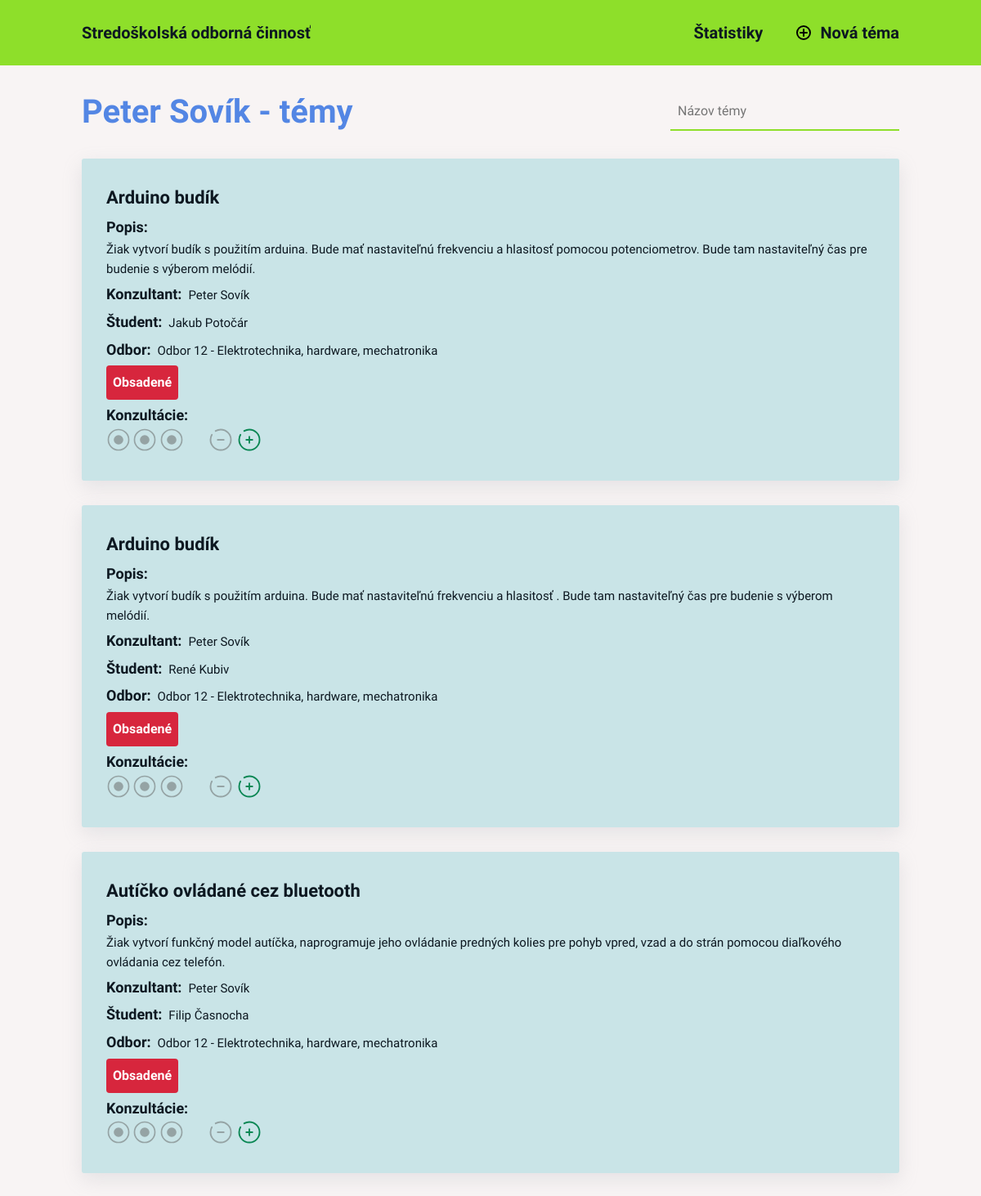
Before: /ucitel/24 with the older database file.
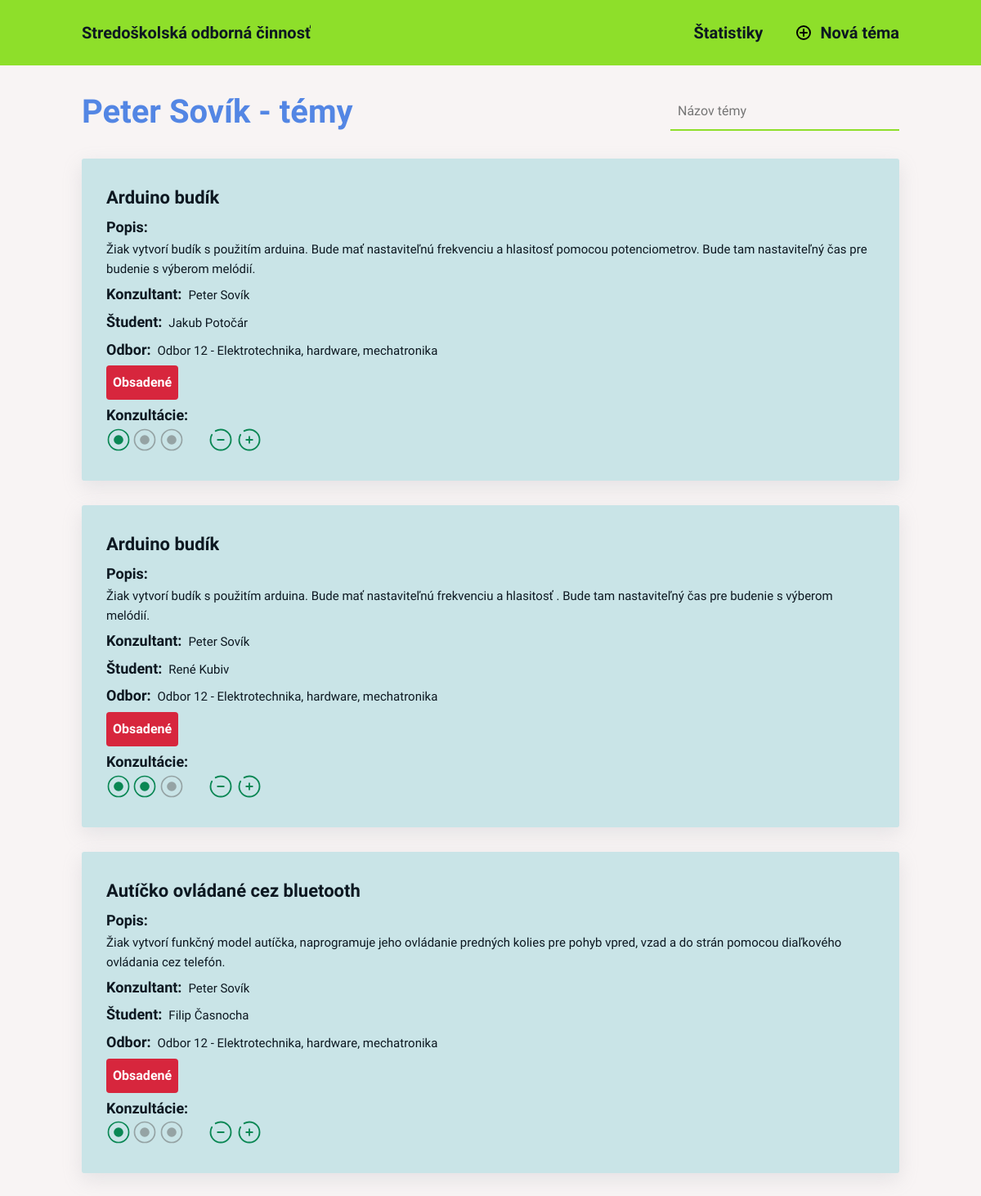
After: the same page with the newer database file.
### soc/models.py (models this page shows, shortened)
class Ucitel(models.Model):
    meno = models.CharField(max_length=16)
    priezvisko = models.CharField(max_length=32)
    email = models.EmailField(max_length=254)
    heslo = models.CharField(max_length=255)
    class Meta:
        verbose_name = "Učiteľ"
        verbose_name_plural = "Učitelia"
        ordering = ["priezvisko"]
    def __str__(self) -> str:
        return f"{self.meno} {self.priezvisko}"

class Tema(models.Model):
    nazov = models.CharField(max_length=64)
    popis = models.TextField()
    konzultant = models.ForeignKey(Ucitel, on_delete=models.CASCADE)
    student = models.ForeignKey(Student, blank=True, null=True, on_delete=models.CASCADE)
    odbor = models.ForeignKey(Odbor, on_delete=models.CASCADE)
    dostupnost = models.ForeignKey(Dostupnost, default=get_default_availability, on_delete=models.CASCADE)
    pocet_konzultacii = models.IntegerField(default=0)
    class Meta:
        verbose_name = "Téma"
        verbose_name_plural = "Témy"
        ordering = ["-dostupnost", "nazov"]

class Student(models.Model):
    meno = models.CharField(max_length=16)
    priezvisko = models.CharField(max_length=32)
    trieda = models.ForeignKey(Trieda, on_delete=models.CASCADE)
    email = models.EmailField(max_length=254)
    heslo = models.CharField(max_length=255)
    class Meta:
        verbose_name = "Študent"
        verbose_name_plural = "Študenti"
        ordering = ["priezvisko"]
    def __str__(self) -> str:
        return f"{self.meno} {self.priezvisko}"

class Odbor(models.Model):
    nazov = models.CharField(max_length=64)
    class Meta:
        verbose_name = "Odbor"
        verbose_name_plural = "Odbory"
        ordering = ["nazov"]
    def __str__(self) -> str:
        return f"{self.nazov}"

class Dostupnost(models.Model):
    nazov = models.CharField(max_length=32)
    class Meta:
        verbose_name = "Dostupnosť"
        verbose_name_plural = "Dostupnosti"
        ordering = ["nazov"]
    def __str__(self) -> str:
        return f"{self.nazov}"

### soc/views.py (the view)
# urls.py: path('ucitel/<int:pk>', views.ucitel, name="ucitel"),
def ucitel(request, pk):
    if request.method == "GET":
        ucitel = get_object_or_404(Ucitel, id=pk)
        temy = Tema.objects.filter(konzultant=ucitel).order_by("dostupnost_id", "nazov")
        range_filter = list(range(1, 4))
        return render(request, "soc/teacher.html", {
            "ucitel" : ucitel,
            "temy" : temy,
            "range_filter" : range_filter
        })

### soc/templates/soc/teacher.html (shortened to what this page needs)
{% extends "base.html" %}
{% load static %}
{% block style %}
<link rel="stylesheet" href="{% static "soc/css/teacher.css" %}">
{% endblock style %}
{% block content %}
    <div class="heading-container">
        <h1 class="heading-primary teacher-heading">{{ucitel}} - témy</h1>
        <div class="search-group">
            <input type="text" placeholder="Názov témy" class="input" id="topic-name" name="topic-name">
        </div>
    </div>
    <div class="overview">
        {% if temy %}
            {% for tema in temy %}
                <div class="overview-item">
                    <h2 class="heading-secondary"><a href="#" class="link topic">{{tema.nazov}}</a></h2>
                    <div class="description-container info-container">
                        <h3 class="heading-tertiary">Popis:</h3>
                        <div class="description-text info-text">{{tema.popis}}</div>
                    </div>
                    <div class="consultant-container info-container inline-container">
                        <h3 class="heading-tertiary">Konzultant:</h3>
                        <div class="info-text teacher" data-id="{{ tema.konzultant.id }}"><a href="{% url "ucitel" tema.konzultant.id %}" class="link">{{tema.konzultant}}</a></div>
                    </div>
                    <div class="student-container info-container inline-container">
                        <h3 class="heading-tertiary">Študent:</h3>
                        <div class="info-text student" data-id="{{ tema.student.id }}">
                            {% if tema.student == None %}
                            ---
                            {% else %}
                            <a href="{% url "student" tema.student.id %}" class="link">{{tema.student}}</a>
                            {% endif %}
                        </div>
                    </div>
                    <div class="department-container info-container inline-container">
                        <h3 class="heading-tertiary">Odbor:</h3>
                        <div class="info-text department" data-id="{{ tema.odbor.id }}">{{tema.odbor}}</div>
                    </div>
                    <div class="info-container availability-container">
                        <div class="availability
                                {% if tema.dostupnost.nazov == 'Obsadené' %}occupied{% endif %}
                                {% if tema.dostupnost.nazov == 'Čaká na schválenie' %}pending{% endif %} "
                            data-id="{{ tema.dostupnost.id }}">
                            {{ tema.dostupnost }}
                        </div>
                    </div>
                    {% if tema.dostupnost.nazov == "Obsadené" %}
                        <div class="info-container consultations-container">
                            <h3 class="heading-tertiary">Konzultácie: </h3>
                            <div class="consultations">
                                <div class="consultations-icons">
                                </div>
                                <div class="consultations-buttons">
                                    <form method="POST" class="consultations-form">
                                        <div class="button minus-button">
                                        </div>
                                        <div class="button plus-button">
                                        </div>
                                    </form>
                                </div>
                            </div>
                        </div>
                    {% endif %}
                </div>
            {% endfor %}
        {% endif %}
    </div>
{% endblock content %}

### soc/templates/base.html (shortened to what this page needs)
{% load static %}
<!DOCTYPE html>
<html lang="sk">
  <head>
    <link rel="stylesheet" href="{% static "soc/css/base.css" %}">
    <link rel="stylesheet" href="{% static "soc/css/components.css" %}">
    <link rel="stylesheet" href="{% static "soc/css/nav.css" %}">
    {% block style %}{% endblock style %}
  </head>
  <body>
    <header class="header">
      <nav class="nav">
        <div class="nav-item"><a href="{% url "index" %}" class="link">Stredoškolská odborná činnosť</a></div>
        <div class="nav-item">
          <a href="{% url "statistiky" %}" class="link">Štatistiky</a>
          <a href="{% url "nova_tema" %}" class="link new-topic"> Nová téma</a>
        </div>
      </nav>
    </header>
    <main class="main">
        {% block content %}{% endblock content %}
    </main>
</body>
</html>

### soc/static/soc/css/base.css (style rules this page uses)
:root { --base-padding: 10rem; --primary-color: rgb(142, 223, 42); --secondary-color: rgb(13, 24, 33); --tertiary-color: rgb(83, 134, 228); --quaternary-color: #FF3F00; --quinary-color: rgb(201, 228, 231); --back-color: #f8f4f4; --white-color: #fff; --red-color: rgb(215, 38, 61); --green-color: rgb(10, 135, 84); --yellow-color: rgb(222, 158, 54); --gray-color: rgb(149, 163, 164); --reset-btn-color: #2767dd; --reset-btn-hover-color: #205ccb; --sign-up-btn-hover-color: #81d01f; --shadow: rgba(149, 157, 165, 0.2) 0px 8px 24px; }
*, *::before, *::after { margin: 0; padding: 0; box-sizing: inherit; }
html { font-size: 62.5%; box-sizing: border-box; }
body { font-family: "Quicksand", sans-serif; font-weight: 400; line-height: 1.6; color: var(--secondary-color); background-color: var(--back-color); }
a { color: inherit; text-decoration: none; }
input, select, textarea, button { font: inherit; }
.main { padding: 0 var(--base-padding); animation: fadeIn 1s; }

### soc/static/soc/css/components.css (style rules this page uses)
.heading-container { display: flex; justify-content: space-between; align-items: center; margin: 2.5rem 0; }
.heading-primary { font-size: 4rem; color: var(--tertiary-color); }
.heading-secondary { font-size: 2.2rem; }
.heading-tertiary { font-size: 1.8rem; }
.inline-container { display: flex; align-items: baseline; gap: 0.8rem; }
.icon { width: 3rem; height: 3rem; transition: fill .3s; }
.icon-black { fill: var(--secondary-color); }
.icon-green { fill: var(--green-color); }
.icon-gray { fill: var(--gray-color); }
.icon-small { width: 2rem; height: 2rem; }

### soc/static/soc/css/nav.css (style rules this page uses)
.nav { display: flex; padding: 2.4rem var(--base-padding); font-size: 2rem; justify-content: space-between; align-items: center; background-color: var(--primary-color); font-weight: 600; color: var(--secondary-color); }
.nav-item { overflow: hidden; height: fit-content; display: flex; gap: 4rem; }
.new-topic { display: flex; align-items: center; gap: 1rem; }

### soc/static/soc/css/teacher.css (style rules this page uses)
#topic-name { font-size: 1.6rem; width: 28rem; }
.consultations { display: flex; gap: 3rem; }
.consultations-buttons { display: flex; gap: .5rem; }
.consultations-form { display: flex; gap: .5rem; }
.active { cursor: pointer; }

Changed rows visible on the page:
changed Tema "Jakub Potočár": pocet_konzultacii 0 → 1 (drawn)
changed Tema "René Kubiv": pocet_konzultacii 0 → 2 (drawn)
changed Tema "Autíčko ovládané cez bluetooth": pocet_konzultacii 0 → 1 (drawn)
